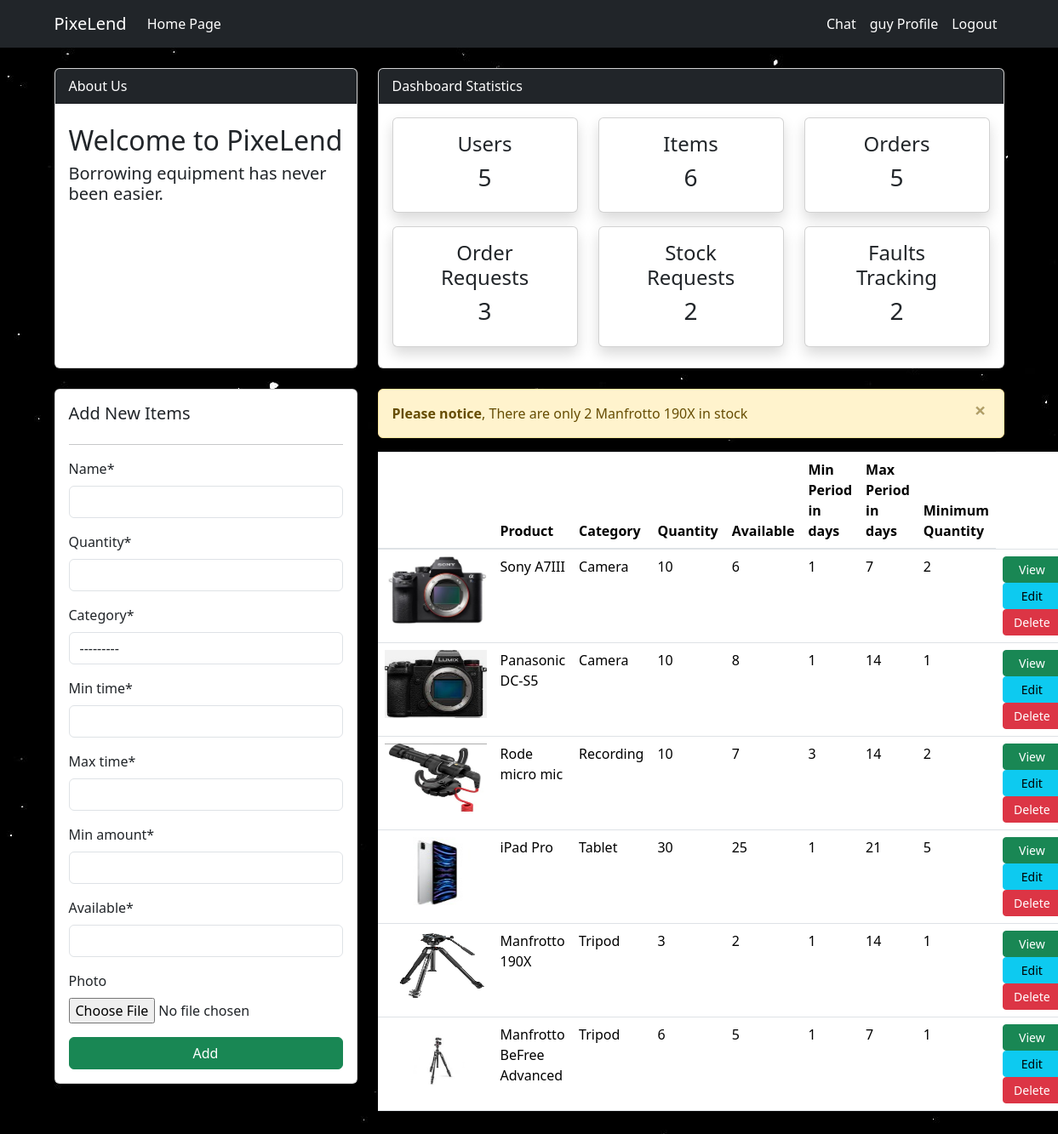
The app's page /products/ (signed in) with its own data.
### dashboard/models.py (models this page shows, shortened)
class Product(models.Model):
    name = models.CharField(max_length=100, null=True)
    quantity = models.PositiveIntegerField(null=True)
    category = models.CharField(max_length=50, choices=CATEGORY, null=True)
    min_time = models.PositiveIntegerField(null=True)
    max_time = models.PositiveIntegerField(null=True)
    min_amount = models.PositiveIntegerField(null=True)
    available = models.PositiveBigIntegerField(null=True)
    photo = models.ImageField(upload_to = 'media/', null=True, blank=True)

### dashboard/views.py (the view)
# urls.py: path("products/", views.products, name="dashboard-products"),
@login_required(login_url="user-login")
def products(request):
    product = Product.objects.all()
    product_count = product.count()
    customer = User.objects.filter(groups__in=[1, 2, 3])
    customer_count = customer.count()
    rented = Rented.objects.all()
    rented_count = rented.count()
    requests = Request.objects.all()
    requests_count = requests.count()
    stock = Stock_request.objects.all()
    stock_count = stock.count()
    faults = Faults.objects.all()
    faults_count = faults.count()
    studentlist = User.objects.filter(groups__in=[2])
    stafflist = User.objects.filter(groups__in=[3])
    if request.method == "POST":
        post_data = QueryDict(request.POST.urlencode(), mutable=True)
        post_data["SN"] = "NULL"
        post_data["status"] = "Available"
        post_data["faulty"] = "NO"
        form = ProductForm(request.POST, request.FILES)
        quantity = int(request.POST["quantity"])
        request.POST = post_data
        if form.is_valid():
            form.save()
            for _ in range(quantity):
                form2 = dashboard_product_extended(request.POST)
                if form2.is_valid():
                    form2.save()
            product_name = form.cleaned_data.get("name")
            messages.success(request, f"{product_name} has been added")
            return redirect("dashboard-products")
        else:
            print("form invalid")
            print(form.errors)
    else:
        form = ProductForm()
    context = {
        "product": product,
        "form": form,
        "customer_count": customer_count,
        "product_count": product_count,
        "rented_count": rented_count,
        "request_count": requests_count,
        "stock_count": stock_count,
        "faults_count": faults_count,
        "studentlist" : studentlist,
        "stafflist" : stafflist,
    }
    return render(request, "dashboard/products.html", context)

### dashboard/forms.py
class ProductForm(forms.ModelForm):
    class Meta:
        model = Product
        fields = "__all__"

### templates/dashboard/products.html (shortened to what this page needs)
{% extends 'partials/base.html' %}
{% load crispy_forms_tags %}
{% block content %}
{% include 'partials/topside.html' %}
<div class="row my-4">
    <div class="col-md-4">
        <div class="card card-body">
            <h5>Add New Items</h5>
            <hr>
            <form method="POST" enctype="multipart/form-data">
                {{ form|crispy }}
                <input class="btn btn-success btn-block" type="submit" value="Add">
            </form>
        </div>
    </div>
    <div class="col-md-8">
        <table class="table bg-white">
            <thead class="bg-dark text-white">
                <tr>
                    <th scope="col"></th>
                    <th scope="col">Product</th>
                    <th scope="col">Category</th>
                    <th scope="col">Quantity</th>
                    <th scope="col">Available</th>
                    <th scope="col">Min Period in days</th>
                    <th scope="col">Max Period in days</th>
                    <th scope="col">Minimum Quantity</th>
                </tr>
            </thead>
            <tbody>
                {% for product in product %}
                <tr>
                    <td><img src="..\..\..\media\{{product.photo}}" width="120" height="80"></td>
                    <td>{{ product.name }}</td>
                    <td>{{ product.category }}</td>
                    <td>{{ product.quantity }}</td>
                    <td>{{ product.available }}</td>
                    <td>{{ product.min_time }}</td>
                    <td>{{ product.max_time }}</td>
                    <td>{{ product.min_amount }}</td>
                    {% if product.available > 0 and product.available <= 3  %}
                    <div class="alert alert-warning alert-dismissible fade show" role="alert">
                    <strong>Please notice</strong>, There are only {{product.available}} {{ product.name }} in stock
                    <button type="button" class="close" data-dismiss="alert" aria-label="Close">
                    <span aria-hidden="true">&times;</span>
                    </button>
                    </div>
                    {% endif %}
                    <td style="text-align: center">
                        <a class="btn btn-success btn-sm mr-2 btn-block"
                            href="{% url 'dashboard-products-extended' product.name %}">View</a>
                        <br>
                        <a class="btn btn-info btn-sm mr-2 btn-block"
                            href="{% url 'dashboard-products-edit' product.id %}">Edit</a>
                        <br>
                        <a class="btn btn-danger btn-sm mr-2 btn-block"
                            href="{% url 'dashboard-products-delete' product.id %}">Delete</a>
                    </td>
                </tr>
                {% endfor %}
            </tbody>
        </table>
    </div>
</div>
{% endblock %}

### templates/partials/base.html (shortened to what this page needs)
{% load static %}
<!DOCTYPE html>
<html lang="en">
<head>
  <link rel="stylesheet" href="https://cdn.jsdelivr.net/npm/bootstrap@4.6.0/dist/css/bootstrap.min.css"
 />
  <link rel="stylesheet" href="https://cdn.jsdelivr.net/npm/bootstrap@5.3.1/dist/css/bootstrap.min.css"
 />
  <link rel="stylesheet" href="{% static 'style.css' %}" />
</head>
<body style="background-image: url('{%static 'img/shay.jpg'%}');">
  {% include 'partials/nav.html' %}
  <div class="container">{% block content %} {% endblock %}</div>
</body>
</html>

### templates/partials/nav.html (shortened to what this page needs)
<nav class="navbar navbar-expand-lg navbar-info bg-dark">
    <div class="container">
        {% if user.is_authenticated %}
        <a class="navbar-brand text-white" href="{% url 'dashboard-index' %}">PixeLend</a>
        <div class="collapse navbar-collapse" id="navbarSupportedContent">
            <ul class="navbar-nav mr-auto">
                <li class="nav-item active">
                    <a class="nav-link text-white" href="{% url 'dashboard-index' %}">Home Page </a>
                </li>
            </ul>
            <ul class="navbar-nav ml-auto">
                <li class="nav-item">
                    <a class="nav-link text-white" href="{% url 'dashboard-chat' %}">Chat</a>
                </li>
                <li class="nav-item active">
                    <a class="nav-link text-white" href="{% url 'user-profile' %}">{{ user.username }} Profile
                        <span class="sr-only">(current)</span></a>
                </li>
                <li class="nav-item">
                    <a class="nav-link text-white" href="{% url 'user-logout' %}">Logout</a>
                </li>
            </ul>
            {% endif %}
        </div>
    </div>
</nav>

### templates/partials/topside.html (shortened to what this page needs)
<div class="row">
    <div class="col-md-4 mt-4">
        <div class="card">
            <div class="card-header bg-dark text-white">
                About Us
            </div>
            <div class="card-body" style="height: 310px;">
                <h2 class=" my-2">Welcome to PixeLend <h5>Borrowing equipment has never been easier.</h5>
                </h2>
            </div>
        </div>
    </div>
    <div class="col-md-8 mt-4">
        <div class="card">
            <div class="card-header bg-dark text-white">
                Dashboard Statistics
            </div>
            <div class="card-body" style="height: 310px;">
                <div class="row">
                    <div class="col-md-4 mb-3">
                        <a class="text-decoration-none text-dark" href="{% url 'dashboard-customers' %}">
                            <div class="card my-card shadow">
                                <div class="card-body text-center">
                                    <h4>Users </h4>
                                    <h3>{{ customer_count }}</h3>
                                </div>
                            </div>
                        </a>
                    </div>
                    <div class="col-md-4">
                        <a class="text-decoration-none text-dark" href="{% url 'dashboard-products' %}">
                            <div class="card my-card shadow">
                                <div class="card-body text-center">
                                    <h4>Items </h4>
                                    <h3>{{ product_count }}</h3>
                                </div>
                            </div>
                        </a>
                    </div>
                    <div class="col-md-4">
                        <a class="text-decoration-none text-dark" href="{% url 'dashboard-order' %}">
                            <div class="card my-card shadow">
                                <div class="card-body text-center">
                                    <h4>Orders </h4>
                                    <h3>{{ rented_count }}</h3>
                                </div>
                            </div>
                        </a>
                    </div>
                </div>
                <div class="row">
                    <div class="col-md-4">
                        <a class="text-decoration-none text-dark" href="{% url 'dashboard-requests' %}">
                            <div class="card my-card shadow">
                                <div class="card-body text-center">
                                    <h4>Order </br> Requests </h4>
                                    <h3>{{ request_count }}</h3>
                                </div>
                            </div>
                        </a>
                    </div>
                    <div class="col-md-4">
                        <a class="text-decoration-none text-dark" href="{% url 'stock-requests-show' %}">
                            <div class="card my-card shadow">
                                <div class="card-body text-center">
                                    <h4>Stock </br> Requests </h4>
                                    <h3>{{ stock_count }}</h3>
                                </div>
                            </div>
                        </a>
                    </div>
                    <div class="col-md-4">
                        <a class="text-decoration-none text-dark" href="{% url 'dashboard-faults-show' %}">
                            <div class="card my-card shadow">
                                <div class="card-body text-center">
                                    <h4>Faults </br> Tracking</h4>
                                    <h3>{{ faults_count }}</h3>
                                </div>
                            </div>
                        </a>
                    </div>
                </div>
            </div>
        </div>
    </div>
</div>

### static/style.css (style rules this page uses)
body { background: rgb(230, 227, 227); }

### records on screen
Product: shows a picture, name "Sony A7III", category "Camera", quantity "10", available "6", min_time "1", max_time "7", min_amount "2"
Product: shows a picture, name "Panasonic DC-S5", category "Camera", quantity "10", available "8", min_time "1", max_time "14", min_amount "1"
Product: shows a picture, name "Rode micro mic", category "Recording", quantity "10", available "7", min_time "3", max_time "14", min_amount "2"
Product: shows a picture, name "iPad Pro", category "Tablet", quantity "30", available "25", min_time "1", max_time "21", min_amount "5"
Product: shows a picture, name "Manfrotto 190X", category "Tripod", quantity "3", available "2", min_time "1", max_time "14", min_amount "1"
Product: shows a picture, name "Manfrotto BeFree Advanced", category "Tripod", quantity "6", available "5", min_time "1", max_time "7", min_amount "1"

### other values on screen
{{ user.username }} "guy"
{{ customer_count }} "5"
{{ product_count }} "6"
{{ rented_count }} "5"
{{ request_count }} "3"
{{ stock_count }} "2"
{{ faults_count }} "2"
